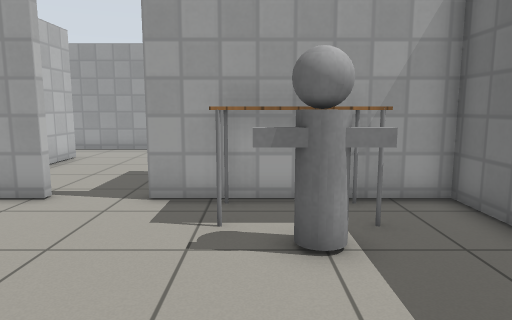
View 1 (above)

16 first-person views from a walk through a robot-simulator world made for Gazebo. The camera is 1 m above the floor, tilts 8° down and sees 70° across. Floor lines are 1 m apart. The floor is counted in squares, 0.5 m on a side. Each view is taken from the middle of a square. On the plan, view 1 faces up. The plan holds only what a view shows up to about 19 squares ahead; the rest is blank. Gazebo's built-in surfaces are drawn with simple patterns.

View 2
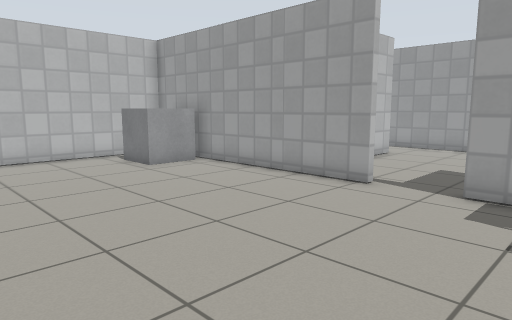

View 3
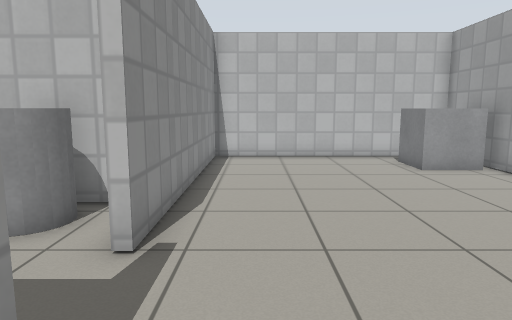

View 4
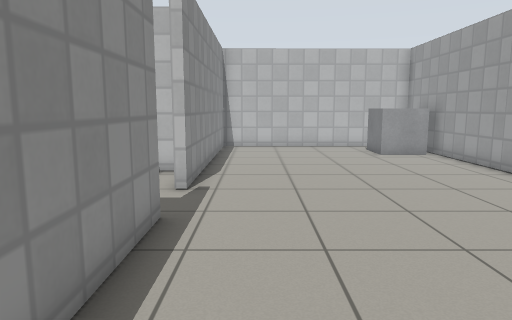

View 5
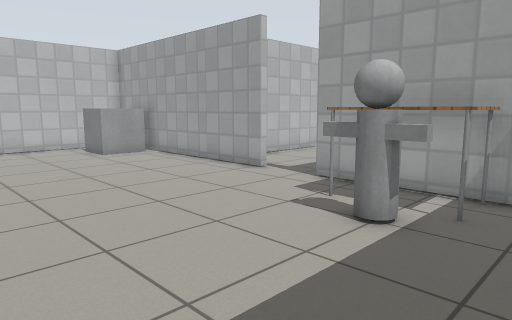

View 6
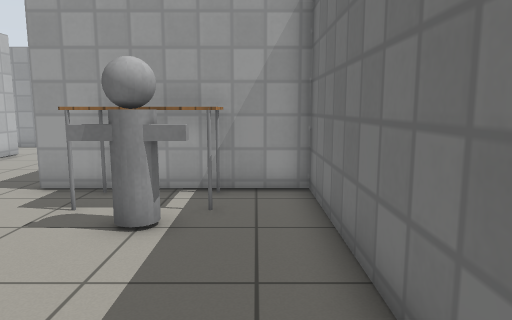

View 7
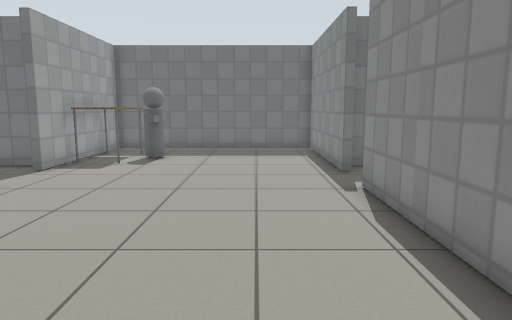

View 8
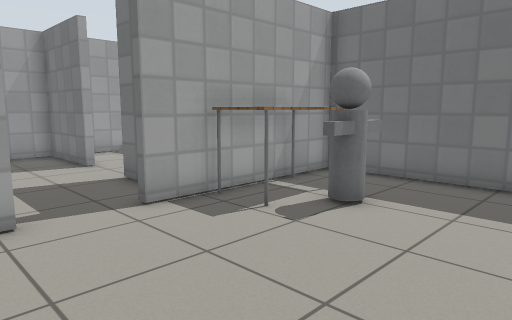

View 9
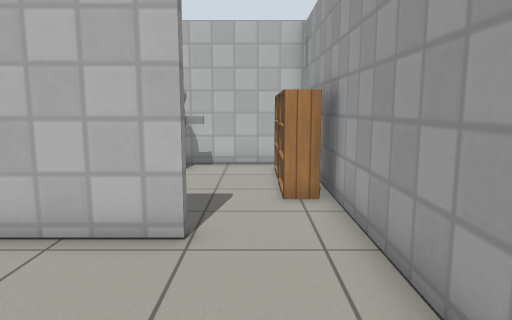

View 10
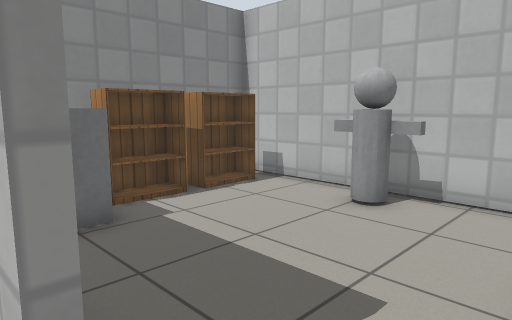

View 11
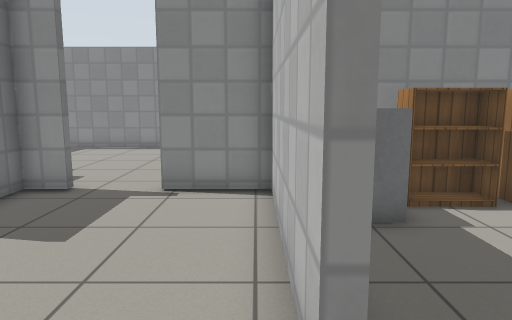

View 12
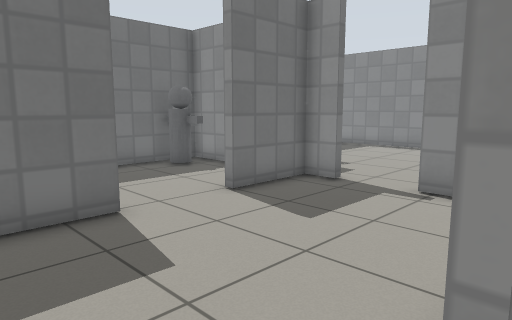

View 13
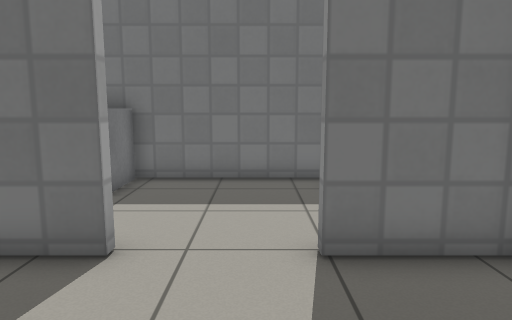

View 14
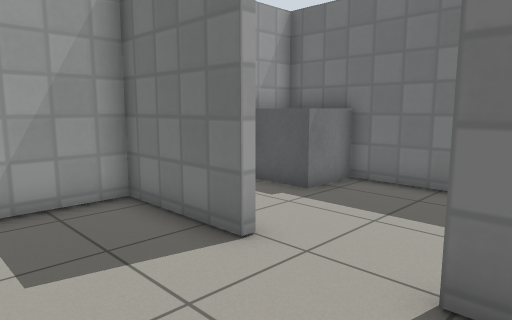

View 15
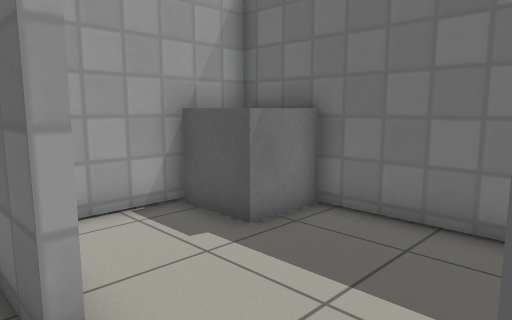

View 16
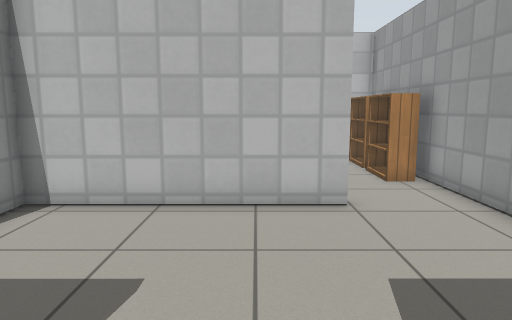

### Floor plan
Points are (right, up) in squares from view 1. A wall is a line through its corners. A room is listed if a view was taken in it or the views show most of it. See-through windows are left out.
Room 1 (views 1, 2, 3, 4, 5, 6, 7, 8)
walls: (-4.6, 7.9) (-15.2, 7.9) (-15.2, -1.7) (-4.8, -1.7) (-4.8, -2.1); (-2.5, -1.7) (4.3, -1.7) (4.3, 7.9) (-2.4, 7.9)
ways out: opening at (-3.5, 8) to room 2; opening at (-3.5, -2)
objects: grey box (-14, 6) to (-12, 7); table (-1, 6) to (2, 7); person (0, 5) to (2, 5)
Room 2 (views 9, 10, 11, 12, 13, 14, 15)
walls: (-7.4, 15) (-7.4, 8.2) (-4.6, 8.2); (-1.3, 13.9) (-1.3, 17.8) (-15.2, 17.8) (-15.2, 8.2) (-9.9, 8.2); (-2.5, 8.2) (-1.3, 8.2) (-1.3, 11.1)
ways out: opening at (-3.5, 8) to room 1; opening at (-1, 13) to room 3
objects: bookshelf (-14, 9) to (-13, 9); person (-14, 13); bookshelf (-14, 17) to (-13, 17); bookshelf (-12, 9) to (-10, 9); bookshelf (-12, 17) to (-10, 17); grey box (-9, 9) to (-8, 11)
Room 3 (view 16)
walls: (2.4, 8.2) (4.3, 8.2) (4.3, 15.5); (4.4, 17.8) (0.1, 17.8)
ways out: opening at (-1, 13) to room 2
objects: person (3, 9) to (4, 10); grey box (3, 16) to (4, 17)

Positions as (right, up) in squares from view 1, and headings:
1: (0, 0), facing up
2: (0, -1), facing up-left
3: (0, 0), facing left
4: (4, 0), facing left
5: (4, -1), facing up-left
6: (3, -1), facing up
7: (-14, 1), facing right
8: (-6, 1), facing up-right
9: (-2, 16), facing left
10: (-7, 17), facing down-left
11: (-7, 17), facing down
12: (-8, 17), facing down-right
13: (-6, 12), facing right
14: (-5, 10), facing up-right
15: (-2, 11), facing up-right
16: (0, 13), facing left
